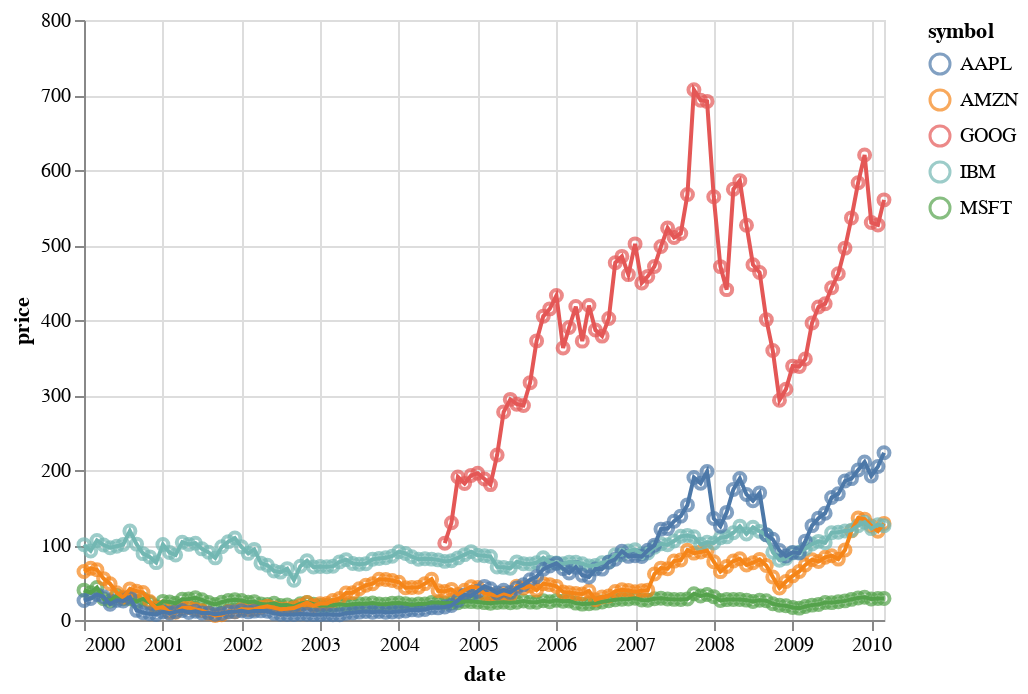

Specify this chart in Vega-Lite:
### Vega-Lite specification from a JSON file in a GitHub repository (floating-point values rounded to 4 significant figures; data arrays with more than 128 entries replaced by an {"elided": "..."} marker saying what was removed)
{"config": {"view": {"height": 300, "width": 400}}, "encoding": {"y": {"field": "price", "type": "quantitative"}, "x": {"field": "date", "type": "temporal"}, "color": {"field": "symbol", "type": "nominal"}}, "data": {"values": {"elided": "560 records"}}, "layer": [{"mark": "point"}, {"mark": "line"}], "$schema": "https://vega.github.io/schema/vega-lite/v2.4.1.json"}
